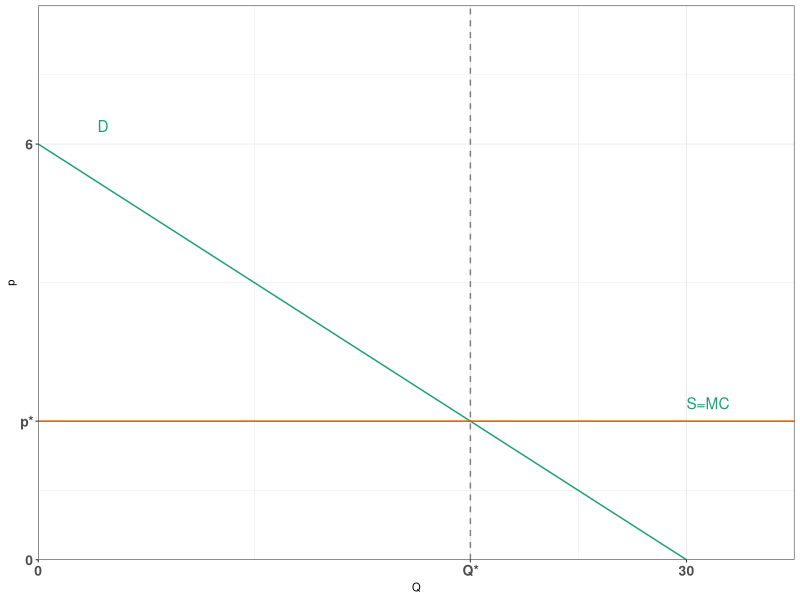
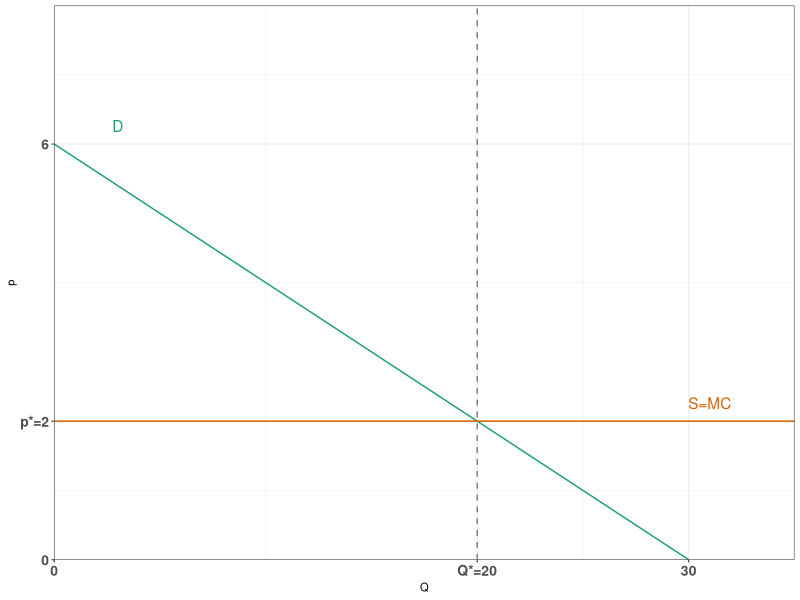
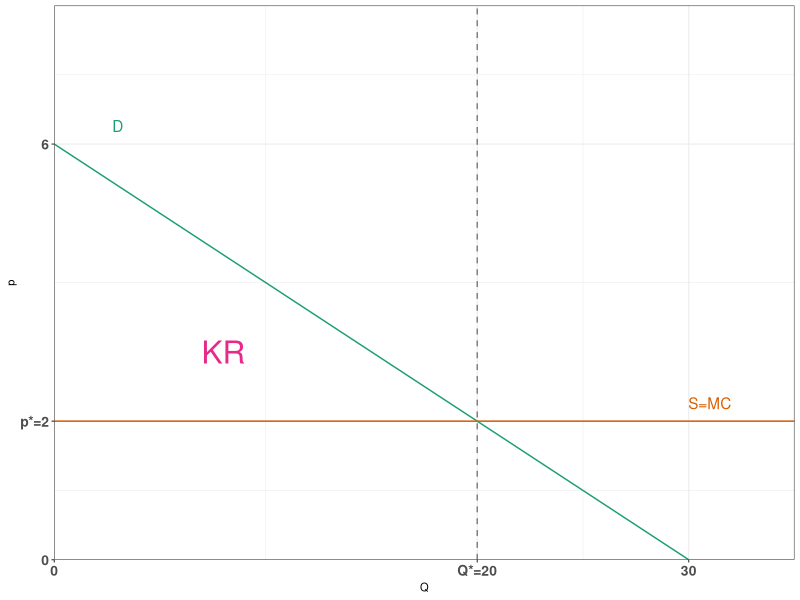
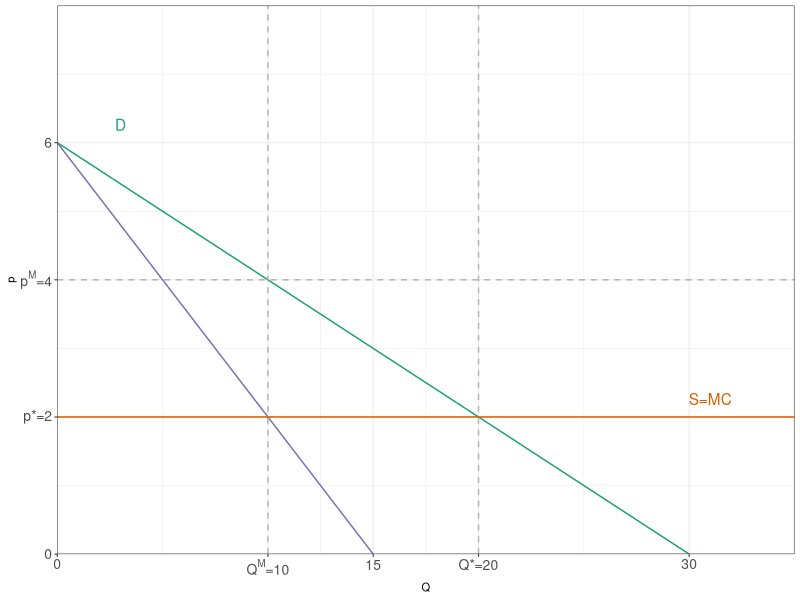
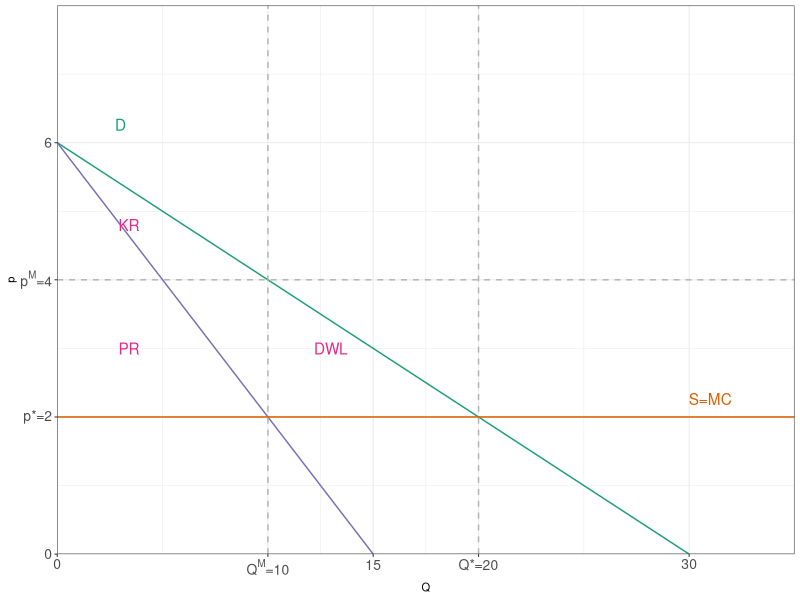
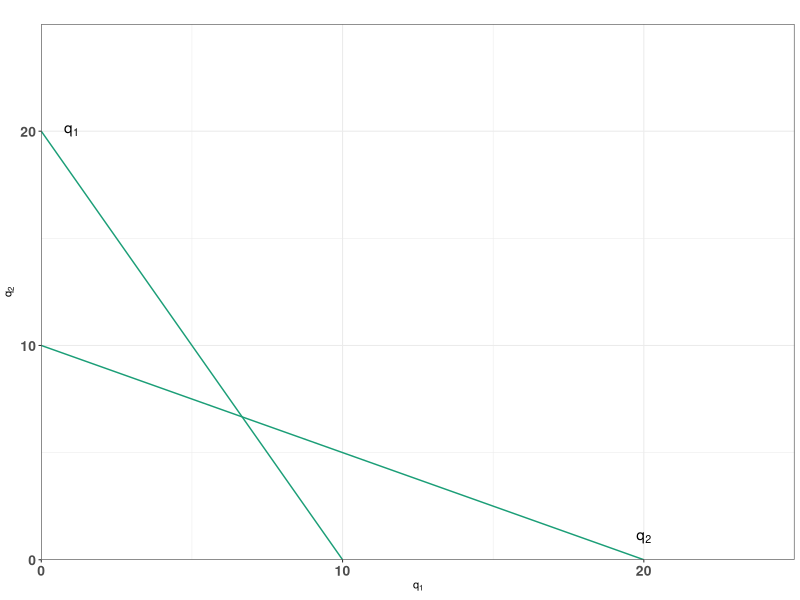

R code for these plots, in order:
## ---- chunk 1
library(ggplot2)
library(dplyr)
library(patchwork)
library(RColorBrewer)

theme_set(
  theme_bw(base_size = 8) +
    theme(
      axis.text.x = element_text(face="bold", size=10),
      axis.text.y = element_text(face="bold", size=10)
))

col <- brewer.pal(5,"Dark2")
## ---- chunk 2
# Define Function
p <- function(Q){
  6-((1/5)*Q)
}

# Simulate Data
x <- c()
count <- 1

for (i in seq(-50,50,0.1)) {
  x[count] <- p(i)
  count <- count + 1
}

# Create Dataframe
df <- data.frame(Q= seq(-50,50,0.1),
                 p = x)
## ---- chunk 3
c <- 2

p1 <- df %>% ggplot(aes(Q,p)) + geom_line(color=col[1]) +
  scale_x_continuous(expand = c(0, 0), breaks = c(0,20,30),
                    limits = c(0,35), labels = c("0","Q*","30")) +
  scale_y_continuous(expand = c(0, 0), breaks = c(0,2,6),
                     limits = c(0,8), labels = c("0","p*","6")) +
  annotate("text",3, 6, vjust = -1, label = "D",
           color=col[1]) +
  # Supply
  geom_hline(yintercept = c, color=col[2]) +
  annotate("text",31, c, vjust = -1,
           label = "S=MC", color=col[1]) +
  geom_vline(xintercept = 20, linetype = 2,
             color="grey50")

ggsave(plot = p1, filename = "figs/plot-set1-1.png",
      width = 3.5, height = 3.8)
## ---- chunk 4
p1 <- df %>% ggplot(aes(Q,p)) + geom_line(color=col[1]) +
  scale_x_continuous(expand = c(0, 0), breaks = c(0,20,30),
                    limits = c(0,35), labels = c("0","Q*=20","30")) +
  scale_y_continuous(expand = c(0, 0), breaks = c(0,2,6),
                     limits = c(0,8), labels = c("0","p*=2","6")) +
  annotate("text",3, 6, vjust = -1, label = "D",
           color=col[1]) +
  # Supply
  geom_hline(yintercept = c, color=col[2]) +
  annotate("text",31, c, vjust = -1,
           label = "S=MC", color=col[2]) +
  geom_vline(xintercept = 20, linetype = 2,
             color="grey50")

ggsave(plot = p1, filename = "figs/plot-set1-2.png",
      width = 3.5, height = 3.8)
## ---- chunk 5
p1 <- df %>% ggplot(aes(Q,p)) + geom_line(color=col[1]) +
  scale_x_continuous(expand = c(0, 0), breaks = c(0,20,30),
                    limits = c(0,35), labels = c("0","Q*=20","30")) +
  scale_y_continuous(expand = c(0, 0), breaks = c(0,2,6),
                     limits = c(0,8), labels = c("0","p*=2","6")) +
  annotate("text",3, 6, vjust = -1, label = "D",
           color=col[1]) +
  # Supply
  geom_hline(yintercept = c, color=col[2]) +
  annotate("text",31, c, vjust = -1,
           label = "S=MC", color=col[2]) +
  geom_vline(xintercept = 20, linetype = 2,
             color="grey50") +
  annotate("text",8,3,label="KR", size=8,
           color=col[4])

ggsave(plot = p1, filename = "figs/plot-set1-3.png",
      width = 3.5, height = 3.8)
## ---- chunk 6
# Define Function
p <- function(Q){
  6-((1/5)*Q)
}

r <- function(Q){
  6-((2/5)*Q)
}

# Simulate Data
x <- c()
y <- c()
count <- 1

for (i in seq(-50,50,0.1)) {
  x[count] <- p(i)
  y[count] <- r(i)
  count <- count + 1
}

# Create Dataframe
df <- data.frame(Q= seq(-50,50,0.1),
                 p = x, r = y)
## ---- chunk 7
p1 <- df %>% ggplot(aes(Q,p)) + geom_line(color=col[1]) +
  geom_line(aes(Q,r), color = col[3]) +
  scale_x_continuous(expand = c(0, 0), breaks = c(0,10,15,20,30),
                    limits = c(0,35), 
                    labels = c("0",expression(paste("Q"^"M","=10")),"15","Q*=20","30")) +
  scale_y_continuous(expand = c(0, 0), breaks = c(0,2,4, 6),
                     limits = c(0,8), 
                     labels = c("0","p*=2", expression(paste("p"^"M","=4")), "6")) +
  annotate("text",3, 6, vjust = -1, label = "D",
           color=col[1]) +
  # Supply
  geom_hline(yintercept = c, color=col[2]) +
  annotate("text",31, c, vjust = -1,
           label = "S=MC", color=col[2]) +
  geom_vline(xintercept = 20, linetype = 2,
             color="grey70") +
  # Monopol Solution
  geom_vline(xintercept = 10, linetype = 2,
             color="grey70") +
  geom_hline(yintercept = 4, linetype = 2,
             color="grey70") 


ggsave(plot = p1, filename = "figs/plot-set1-4.png",
      width = 3.5, height = 3.8)
## ---- chunk 8
p1 <- df %>% ggplot(aes(Q,p)) + 
  # Demand
  geom_line(color=col[1]) +
  annotate("text",3, 6, vjust = -1, label = "D", 
           color=col[1]) +
  # MR
  geom_line(aes(Q,r), color = col[3]) +
  # Supply
  geom_hline(yintercept = c, color=col[2]) +
  annotate("text",31, c, vjust = -1,
           label = "S=MC", color=col[2]) +
  # Axis
  scale_x_continuous(expand = c(0, 0), breaks = c(0,10,15,20,30),
                    limits = c(0,35), 
                    labels = c("0",expression(paste("Q"^"M","=10")),"15","Q*=20","30")) +
  scale_y_continuous(expand = c(0, 0), breaks = c(0,2,4, 6),
                     limits = c(0,8), 
                     labels = c("0","p*=2", expression(paste("p"^"M","=4")), "6")) +
  # Competitive solution
  geom_vline(xintercept = 20, linetype = 2,
             color="grey70") +
  # Monopol Solution
  geom_vline(xintercept = 10, linetype = 2,
             color="grey70") +
  geom_hline(yintercept = 4, linetype = 2,
             color="grey70") +
  # Wolhfahrt
  annotate("text",13, 3, color=col[4],
           label = "DWL") +
  annotate("text",3.4, 3, color=col[4],
           label = "PR") +
  annotate("text",3.4, 4.8, color=col[4], 
           label = "KR") 


ggsave(plot = p1, filename = "figs/plot-set1-5.png",
      width = 3.5, height = 3.8)
## ---- chunk 9
# Define Function
q1 <- function(q2){
  10-((1/2)*q2)
}

q2 <- function(q1){
  10-((1/2)*q1)
}

# Simulate Data
x <- c()
y <- c()
count <- 1

for (i in seq(-50,50,0.1)) {
  x[count] <- q1(i)
  y[count] <- q2(i)
  count <- count + 1
}

# Create Dataframes
# q1
df1 <- data.frame(q2 = seq(-50,50,0.1),
                 q1 = x)

# q2
df2 <- data.frame(q1 = seq(-50,50,0.1),
                 q2 = y)
## ---- chunk 10
p1 <- ggplot(df1, aes(q1,q2)) + geom_line(color=col[1]) +
  geom_line(data=df2,aes(q1,q2), color=col[1]) +
  scale_x_continuous(expand = c(0, 0),
                     limits = c(0,25),
                     breaks = c(0,10,20)) +
  scale_y_continuous(expand = c(0, 0),
                     limits = c(0,25),
                     breaks = c(0,10,20)) +
  # Add line labels
  annotate("text",1, 20, parse=TRUE, 
           label = as.character(expression("q"[1]))) +
  annotate("text",20, 1, parse=TRUE, 
           label = as.character(expression("q"[2]))) +
  labs(x=expression("q"[1]), y=expression("q"[2]), 
       title="") 

ggsave(plot = p1, filename = "figs/plot-set1-6.png",
       width = 4, height = 4.5)
